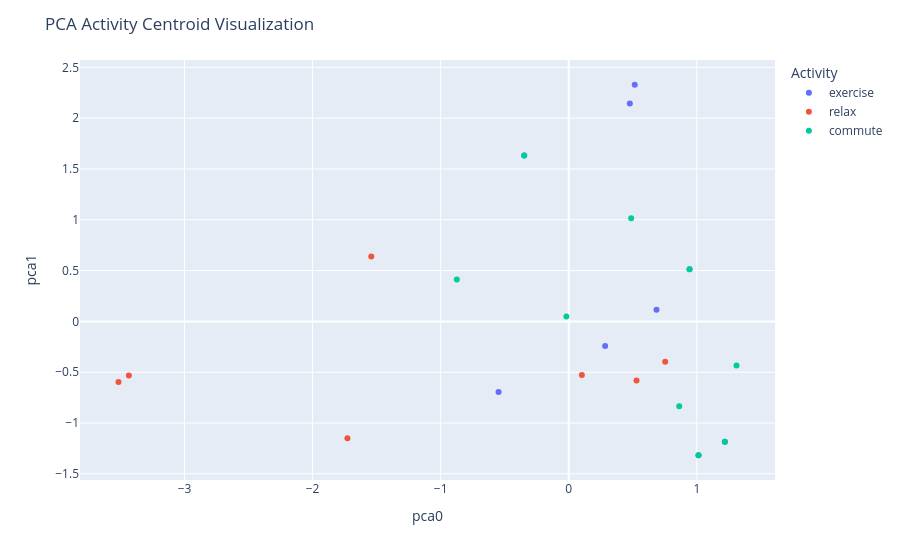

Notebook code for this chart:
### Code cell
# Convert the data to a pandas DataFrame
df_centroid_activity = pd.DataFrame({'pca0': centroid_pca[:, 0], 'pca1': centroid_pca[:, 1], 'activity': activity_labels})

# Create a scatter plot using Plotly
fig = px.scatter(df_centroid_activity, x='pca0', y='pca1', color='activity')

# Add labels and adjust the layout
fig.update_layout(
    title='PCA Activity Centroid Visualization',
    xaxis_title='pca0',
    yaxis_title='pca1',
    legend_title='Activity'
)

# Display the plot
fig.show()

### Figure 1 — Plotly figure (JSON) as saved in the notebook; plotly's stock layout.template omitted (floating-point values rounded to 4 significant figures)
{"data": [{"hovertemplate": "activity=exercise<br>pca0=%{x}<br>pca1=%{y}<extra></extra>", "legendgroup": "exercise", "marker": {"color": "#636efa", "symbol": "circle"}, "mode": "markers", "name": "exercise", "orientation": "v", "showlegend": true, "type": "scatter", "x": [0.9431, -0.3477, 1.219, 0.5152, 1.013, 0.6854, -0.5479, 0.2842, 0.4771], "xaxis": "x", "y": [0.5129, 1.633, -1.184, 2.329, -1.317, 0.1158, -0.6945, -0.2431, 2.144], "yaxis": "y"}, {"hovertemplate": "activity=relax<br>pca0=%{x}<br>pca1=%{y}<extra></extra>", "legendgroup": "relax", "marker": {"color": "#EF553B", "symbol": "circle"}, "mode": "markers", "name": "relax", "orientation": "v", "showlegend": true, "type": "scatter", "x": [0.7529, -1.542, 0.1024, 0.5289, -3.435, -1.728, -3.515], "xaxis": "x", "y": [-0.396, 0.6389, -0.5278, -0.5826, -0.5315, -1.151, -0.5963], "yaxis": "y"}, {"hovertemplate": "activity=commute<br>pca0=%{x}<br>pca1=%{y}<extra></extra>", "legendgroup": "commute", "marker": {"color": "#00cc96", "symbol": "circle"}, "mode": "markers", "name": "commute", "orientation": "v", "showlegend": true, "type": "scatter", "x": [0.9431, -0.3477, 0.4869, 1.219, 0.8627, 1.31, -0.0187, -0.8738, 1.013], "xaxis": "x", "y": [0.5129, 1.633, 1.015, -1.184, -0.8343, -0.435, 0.04789, 0.412, -1.317], "yaxis": "y"}], "layout": {"legend": {"title": {"text": "Activity"}, "tracegroupgap": 0}, "margin": {"t": 60}, "title": {"text": "PCA Activity Centroid Visualization"}, "xaxis": {"anchor": "y", "domain": [0, 1], "title": {"text": "pca0"}}, "yaxis": {"anchor": "x", "domain": [0, 1], "title": {"text": "pca1"}}}}
